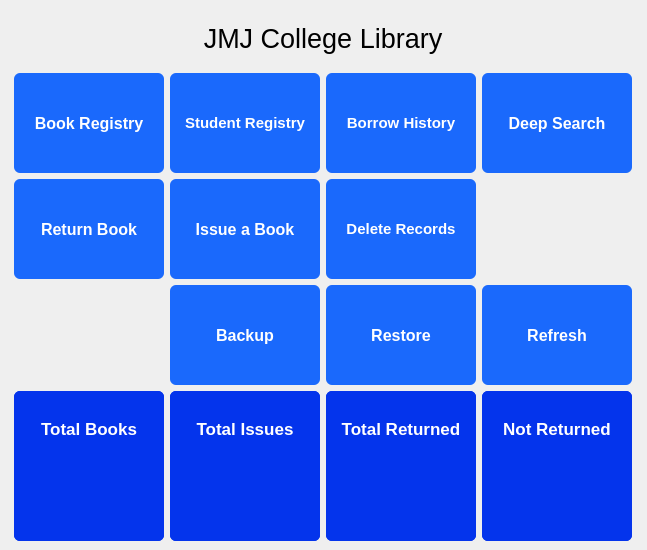
<?xml version="1.0" encoding="UTF-8"?>
<ui version="4.0">
 <class>MainWindow</class>
 <widget class="QMainWindow" name="MainWindow">
  <property name="geometry">
   <rect>
    <x>0</x>
    <y>0</y>
    <width>647</width>
    <height>550</height>
   </rect>
  </property>
  <property name="windowTitle">
   <string>D A S H B O A R D</string>
  </property>
  <property name="styleSheet">
   <string notr="true"/>
  </property>
  <widget class="QWidget" name="centralwidget">
   <layout class="QGridLayout" name="gridLayout_2">
    <item row="0" column="0">
     <layout class="QVBoxLayout" name="verticalLayout">
      <item>
       <widget class="QLabel" name="label">
        <property name="font">
         <font>
          <pointsize>20</pointsize>
         </font>
        </property>
        <property name="text">
         <string>JMJ College Library</string>
        </property>
        <property name="alignment">
         <set>Qt::AlignCenter</set>
        </property>
       </widget>
      </item>
      <item>
       <layout class="QGridLayout" name="gridLayout">
        <item row="2" column="2">
         <widget class="QPushButton" name="deleteRecords">
          <property name="minimumSize">
           <size>
            <width>150</width>
            <height>100</height>
           </size>
          </property>
          <property name="font">
           <font>
            <pointsize>11</pointsize>
            <bold>true</bold>
           </font>
          </property>
          <property name="styleSheet">
           <string notr="true">QPushButton{
background:#1a69fc;
color:#fff;
border-radius:6px;
}
QPushButton:hover{
background:rgb(0, 255, 0);
color:#000;
}</string>
          </property>
          <property name="text">
           <string>Delete Records</string>
          </property>
         </widget>
        </item>
        <item row="2" column="1">
         <widget class="QPushButton" name="borrowNew">
          <property name="minimumSize">
           <size>
            <width>150</width>
            <height>100</height>
           </size>
          </property>
          <property name="maximumSize">
           <size>
            <width>150</width>
            <height>100</height>
           </size>
          </property>
          <property name="font">
           <font>
            <pointsize>12</pointsize>
            <bold>true</bold>
           </font>
          </property>
          <property name="styleSheet">
           <string notr="true">QPushButton{
background:#1a69fc;
color:#fff;
border-radius:6px;
}
QPushButton:hover{
background:rgb(0, 255, 0);
color:#000;
}</string>
          </property>
          <property name="text">
           <string>Issue a Book</string>
          </property>
         </widget>
        </item>
        <item row="2" column="0">
         <widget class="QPushButton" name="ReturnBook">
          <property name="minimumSize">
           <size>
            <width>150</width>
            <height>100</height>
           </size>
          </property>
          <property name="font">
           <font>
            <pointsize>12</pointsize>
            <bold>true</bold>
           </font>
          </property>
          <property name="styleSheet">
           <string notr="true">QPushButton{
background:#1a69fc;
color:#fff;
border-radius:6px;
}
QPushButton:hover{
background:rgb(0, 255, 0);
color:#000;
}</string>
          </property>
          <property name="text">
           <string>Return Book</string>
          </property>
         </widget>
        </item>
        <item row="1" column="3">
         <widget class="QPushButton" name="DeepSearch">
          <property name="minimumSize">
           <size>
            <width>150</width>
            <height>100</height>
           </size>
          </property>
          <property name="font">
           <font>
            <pointsize>12</pointsize>
            <bold>true</bold>
           </font>
          </property>
          <property name="styleSheet">
           <string notr="true">QPushButton{
background:#1a69fc;
color:#fff;
border-radius:6px;
}
QPushButton:hover{
background:rgb(0, 255, 0);
color:#000;
}</string>
          </property>
          <property name="text">
           <string>Deep Search</string>
          </property>
         </widget>
        </item>
        <item row="1" column="2">
         <widget class="QPushButton" name="history">
          <property name="minimumSize">
           <size>
            <width>150</width>
            <height>100</height>
           </size>
          </property>
          <property name="font">
           <font>
            <pointsize>11</pointsize>
            <bold>true</bold>
           </font>
          </property>
          <property name="styleSheet">
           <string notr="true">QPushButton{
background:#1a69fc;
color:#fff;
border-radius:6px;
}
QPushButton:hover{
background:rgb(0, 255, 0);
color:#000;
}</string>
          </property>
          <property name="text">
           <string>Borrow History</string>
          </property>
         </widget>
        </item>
        <item row="1" column="1">
         <widget class="QPushButton" name="studentRegistry">
          <property name="minimumSize">
           <size>
            <width>150</width>
            <height>100</height>
           </size>
          </property>
          <property name="maximumSize">
           <size>
            <width>150</width>
            <height>100</height>
           </size>
          </property>
          <property name="font">
           <font>
            <pointsize>11</pointsize>
            <bold>true</bold>
           </font>
          </property>
          <property name="styleSheet">
           <string notr="true">QPushButton{
background:#1a69fc;
color:#fff;
border-radius:6px;
}
QPushButton:hover{
background:rgb(0, 255, 0);
color:#000;
}</string>
          </property>
          <property name="text">
           <string>Student Registry</string>
          </property>
         </widget>
        </item>
        <item row="1" column="0">
         <widget class="QPushButton" name="bookRegistry">
          <property name="minimumSize">
           <size>
            <width>150</width>
            <height>100</height>
           </size>
          </property>
          <property name="maximumSize">
           <size>
            <width>150</width>
            <height>100</height>
           </size>
          </property>
          <property name="font">
           <font>
            <pointsize>12</pointsize>
            <bold>true</bold>
           </font>
          </property>
          <property name="styleSheet">
           <string notr="true">QPushButton{
background:#1a69fc;
color:#fff;
border-radius:6px;
}
QPushButton:hover{
background:rgb(0, 255, 0);
color:#000;
}</string>
          </property>
          <property name="text">
           <string>Book Registry</string>
          </property>
         </widget>
        </item>
        <item row="4" column="1">
         <widget class="QPushButton" name="backup_Btn">
          <property name="minimumSize">
           <size>
            <width>150</width>
            <height>100</height>
           </size>
          </property>
          <property name="maximumSize">
           <size>
            <width>150</width>
            <height>100</height>
           </size>
          </property>
          <property name="font">
           <font>
            <pointsize>12</pointsize>
            <bold>true</bold>
           </font>
          </property>
          <property name="styleSheet">
           <string notr="true">QPushButton{
background:#1a69fc;
color:#fff;
border-radius:6px;
}
QPushButton:hover{
background:rgb(0, 255, 0);
color:#000;
}</string>
          </property>
          <property name="text">
           <string>Backup</string>
          </property>
         </widget>
        </item>
        <item row="4" column="2">
         <widget class="QPushButton" name="restore_Btn">
          <property name="minimumSize">
           <size>
            <width>150</width>
            <height>100</height>
           </size>
          </property>
          <property name="maximumSize">
           <size>
            <width>150</width>
            <height>100</height>
           </size>
          </property>
          <property name="font">
           <font>
            <pointsize>12</pointsize>
            <bold>true</bold>
           </font>
          </property>
          <property name="styleSheet">
           <string notr="true">QPushButton{
background:#1a69fc;
color:#fff;
border-radius:6px;
}
QPushButton:hover{
background:rgb(0, 255, 0);
color:#000;
}</string>
          </property>
          <property name="text">
           <string>Restore</string>
          </property>
         </widget>
        </item>
        <item row="4" column="3">
         <widget class="QPushButton" name="refresh_Btn">
          <property name="minimumSize">
           <size>
            <width>150</width>
            <height>100</height>
           </size>
          </property>
          <property name="font">
           <font>
            <pointsize>12</pointsize>
            <bold>true</bold>
           </font>
          </property>
          <property name="styleSheet">
           <string notr="true">QPushButton{
background:#1a69fc;
color:#fff;
border-radius:6px;
}
QPushButton:hover{
background:rgb(0, 255, 0);
color:#000;
}</string>
          </property>
          <property name="text">
           <string>Refresh</string>
          </property>
         </widget>
        </item>
       </layout>
      </item>
      <item>
       <layout class="QHBoxLayout" name="horizontalLayout">
        <item>
         <widget class="QGroupBox" name="groupBox">
          <property name="minimumSize">
           <size>
            <width>150</width>
            <height>150</height>
           </size>
          </property>
          <property name="maximumSize">
           <size>
            <width>150</width>
            <height>150</height>
           </size>
          </property>
          <property name="styleSheet">
           <string notr="true">background:#0434EC;
border-radius:6px</string>
          </property>
          <property name="title">
           <string/>
          </property>
          <widget class="QLabel" name="label_2">
           <property name="geometry">
            <rect>
             <x>0</x>
             <y>0</y>
             <width>150</width>
             <height>75</height>
            </rect>
           </property>
           <property name="sizePolicy">
            <sizepolicy hsizetype="Preferred" vsizetype="Preferred">
             <horstretch>0</horstretch>
             <verstretch>0</verstretch>
            </sizepolicy>
           </property>
           <property name="minimumSize">
            <size>
             <width>150</width>
             <height>75</height>
            </size>
           </property>
           <property name="maximumSize">
            <size>
             <width>100</width>
             <height>75</height>
            </size>
           </property>
           <property name="font">
            <font>
             <pointsize>13</pointsize>
             <bold>true</bold>
            </font>
           </property>
           <property name="styleSheet">
            <string notr="true">color:#fff;</string>
           </property>
           <property name="text">
            <string>Total Books</string>
           </property>
           <property name="alignment">
            <set>Qt::AlignCenter</set>
           </property>
          </widget>
          <widget class="QLabel" name="book_count">
           <property name="geometry">
            <rect>
             <x>0</x>
             <y>75</y>
             <width>150</width>
             <height>75</height>
            </rect>
           </property>
           <property name="minimumSize">
            <size>
             <width>150</width>
             <height>75</height>
            </size>
           </property>
           <property name="maximumSize">
            <size>
             <width>100</width>
             <height>75</height>
            </size>
           </property>
           <property name="font">
            <font>
             <pointsize>15</pointsize>
             <bold>true</bold>
            </font>
           </property>
           <property name="styleSheet">
            <string notr="true">color:#fff;</string>
           </property>
           <property name="text">
            <string/>
           </property>
           <property name="alignment">
            <set>Qt::AlignCenter</set>
           </property>
          </widget>
         </widget>
        </item>
        <item>
         <widget class="QGroupBox" name="groupBox_3">
          <property name="minimumSize">
           <size>
            <width>150</width>
            <height>150</height>
           </size>
          </property>
          <property name="maximumSize">
           <size>
            <width>150</width>
            <height>150</height>
           </size>
          </property>
          <property name="styleSheet">
           <string notr="true">background:#0434EC;
border-radius:6px</string>
          </property>
          <property name="title">
           <string/>
          </property>
          <widget class="QLabel" name="label_27">
           <property name="geometry">
            <rect>
             <x>0</x>
             <y>0</y>
             <width>150</width>
             <height>75</height>
            </rect>
           </property>
           <property name="sizePolicy">
            <sizepolicy hsizetype="Preferred" vsizetype="Preferred">
             <horstretch>0</horstretch>
             <verstretch>0</verstretch>
            </sizepolicy>
           </property>
           <property name="minimumSize">
            <size>
             <width>150</width>
             <height>75</height>
            </size>
           </property>
           <property name="maximumSize">
            <size>
             <width>100</width>
             <height>75</height>
            </size>
           </property>
           <property name="font">
            <font>
             <pointsize>13</pointsize>
             <bold>true</bold>
            </font>
           </property>
           <property name="styleSheet">
            <string notr="true">color:#fff;</string>
           </property>
           <property name="text">
            <string>Total Issues</string>
           </property>
           <property name="alignment">
            <set>Qt::AlignCenter</set>
           </property>
          </widget>
          <widget class="QLabel" name="issue_count">
           <property name="geometry">
            <rect>
             <x>0</x>
             <y>75</y>
             <width>150</width>
             <height>75</height>
            </rect>
           </property>
           <property name="minimumSize">
            <size>
             <width>150</width>
             <height>75</height>
            </size>
           </property>
           <property name="maximumSize">
            <size>
             <width>100</width>
             <height>75</height>
            </size>
           </property>
           <property name="font">
            <font>
             <pointsize>15</pointsize>
             <bold>true</bold>
            </font>
           </property>
           <property name="styleSheet">
            <string notr="true">color:#fff;</string>
           </property>
           <property name="text">
            <string/>
           </property>
           <property name="alignment">
            <set>Qt::AlignCenter</set>
           </property>
          </widget>
         </widget>
        </item>
        <item>
         <widget class="QGroupBox" name="groupBox_2">
          <property name="minimumSize">
           <size>
            <width>150</width>
            <height>150</height>
           </size>
          </property>
          <property name="maximumSize">
           <size>
            <width>150</width>
            <height>150</height>
           </size>
          </property>
          <property name="styleSheet">
           <string notr="true">background:#0434EC;
border-radius:6px</string>
          </property>
          <property name="title">
           <string/>
          </property>
          <widget class="QLabel" name="label_25">
           <property name="geometry">
            <rect>
             <x>0</x>
             <y>0</y>
             <width>150</width>
             <height>75</height>
            </rect>
           </property>
           <property name="sizePolicy">
            <sizepolicy hsizetype="Preferred" vsizetype="Preferred">
             <horstretch>0</horstretch>
             <verstretch>0</verstretch>
            </sizepolicy>
           </property>
           <property name="minimumSize">
            <size>
             <width>150</width>
             <height>75</height>
            </size>
           </property>
           <property name="maximumSize">
            <size>
             <width>100</width>
             <height>75</height>
            </size>
           </property>
           <property name="font">
            <font>
             <pointsize>13</pointsize>
             <bold>true</bold>
            </font>
           </property>
           <property name="styleSheet">
            <string notr="true">color:#fff;</string>
           </property>
           <property name="text">
            <string>Total Returned</string>
           </property>
           <property name="alignment">
            <set>Qt::AlignCenter</set>
           </property>
          </widget>
          <widget class="QLabel" name="return_count">
           <property name="geometry">
            <rect>
             <x>0</x>
             <y>75</y>
             <width>150</width>
             <height>75</height>
            </rect>
           </property>
           <property name="minimumSize">
            <size>
             <width>150</width>
             <height>75</height>
            </size>
           </property>
           <property name="maximumSize">
            <size>
             <width>100</width>
             <height>75</height>
            </size>
           </property>
           <property name="font">
            <font>
             <pointsize>15</pointsize>
             <bold>true</bold>
            </font>
           </property>
           <property name="styleSheet">
            <string notr="true">color:#fff;</string>
           </property>
           <property name="text">
            <string/>
           </property>
           <property name="alignment">
            <set>Qt::AlignCenter</set>
           </property>
          </widget>
         </widget>
        </item>
        <item>
         <widget class="QGroupBox" name="groupBox_5">
          <property name="minimumSize">
           <size>
            <width>150</width>
            <height>150</height>
           </size>
          </property>
          <property name="maximumSize">
           <size>
            <width>150</width>
            <height>150</height>
           </size>
          </property>
          <property name="styleSheet">
           <string notr="true">background:#0434EC;
border-radius:6px</string>
          </property>
          <property name="title">
           <string/>
          </property>
          <widget class="QLabel" name="label_29">
           <property name="geometry">
            <rect>
             <x>0</x>
             <y>0</y>
             <width>150</width>
             <height>75</height>
            </rect>
           </property>
           <property name="sizePolicy">
            <sizepolicy hsizetype="Preferred" vsizetype="Preferred">
             <horstretch>0</horstretch>
             <verstretch>0</verstretch>
            </sizepolicy>
           </property>
           <property name="minimumSize">
            <size>
             <width>150</width>
             <height>75</height>
            </size>
           </property>
           <property name="maximumSize">
            <size>
             <width>100</width>
             <height>75</height>
            </size>
           </property>
           <property name="font">
            <font>
             <pointsize>13</pointsize>
             <bold>true</bold>
            </font>
           </property>
           <property name="styleSheet">
            <string notr="true">color:#fff;</string>
           </property>
           <property name="text">
            <string>Not Returned</string>
           </property>
           <property name="alignment">
            <set>Qt::AlignCenter</set>
           </property>
          </widget>
          <widget class="QLabel" name="not_return_count">
           <property name="geometry">
            <rect>
             <x>0</x>
             <y>75</y>
             <width>150</width>
             <height>75</height>
            </rect>
           </property>
           <property name="minimumSize">
            <size>
             <width>150</width>
             <height>75</height>
            </size>
           </property>
           <property name="maximumSize">
            <size>
             <width>100</width>
             <height>75</height>
            </size>
           </property>
           <property name="font">
            <font>
             <pointsize>15</pointsize>
             <bold>true</bold>
            </font>
           </property>
           <property name="styleSheet">
            <string notr="true">color:#fff;</string>
           </property>
           <property name="text">
            <string/>
           </property>
           <property name="alignment">
            <set>Qt::AlignCenter</set>
           </property>
          </widget>
         </widget>
        </item>
       </layout>
      </item>
     </layout>
    </item>
   </layout>
  </widget>
 </widget>
 <resources/>
 <connections/>
</ui>
